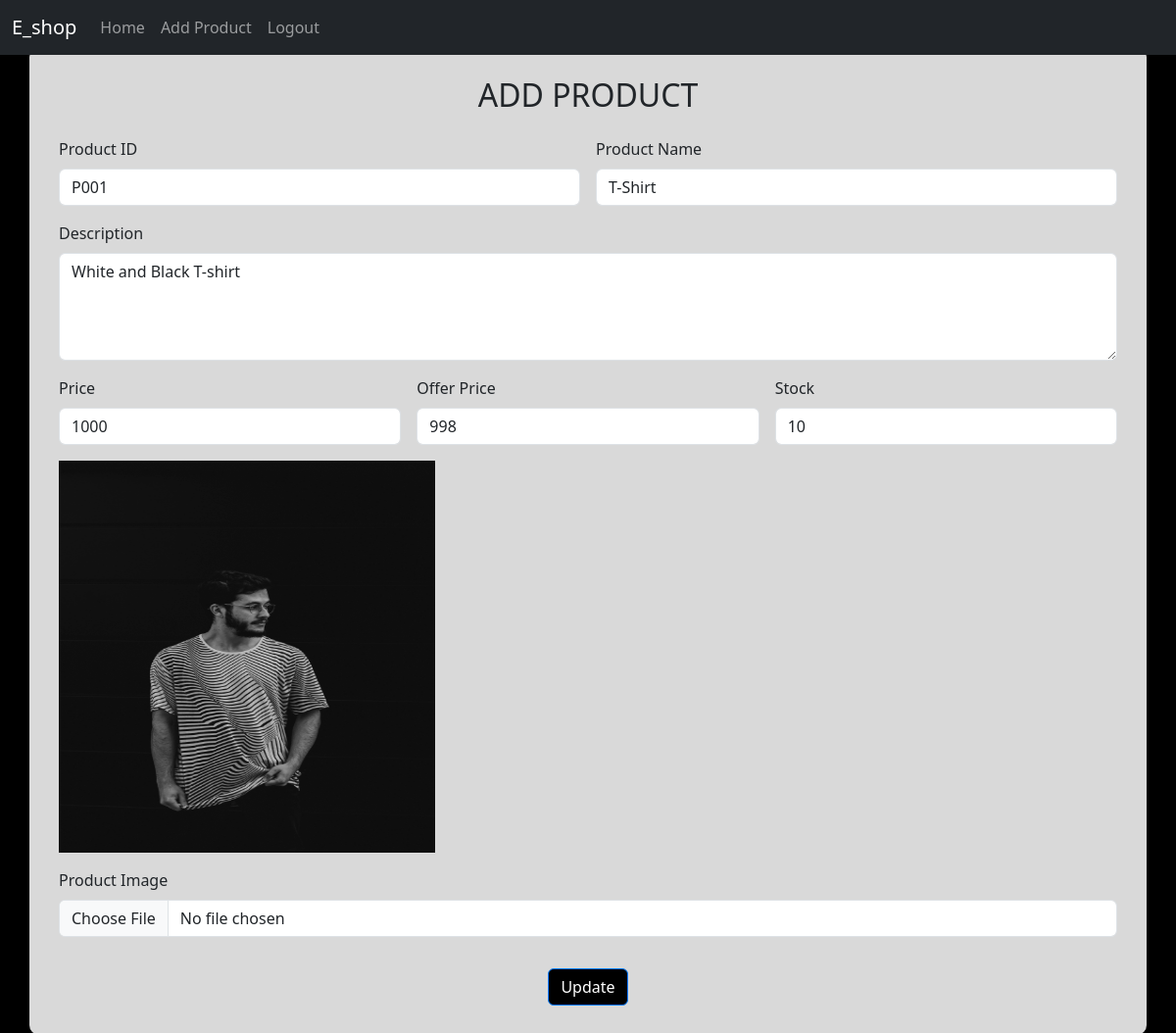
Screenshot of /edit_product/1 with the database file from the repository.
### app/models.py (models this page shows)
class Product(models.Model):
    pid=models.TextField()
    name=models.TextField()
    dis=models.TextField()
    price=models.IntegerField()
    offer_price=models.IntegerField()
    stock=models.IntegerField()
    img=models.FileField()

### app/views.py (the view)
# urls.py: path('edit_product/<pid>',views.edit_product),
def edit_product(req,pid):
    if req.method=='POST':
        p_id=req.POST['pid']
        name=req.POST['name']
        dis=req.POST['dis']
        price=req.POST['price']
        off_price=req.POST['offer_price']
        stock=req.POST['stock']
        file=req.FILES.get('img')
        if file:
            Product.objects.filter(pk=pid).update(pid=p_id,name=name,
                                        dis=dis,price=price,
                                        offer_price=off_price,
                                        stock=stock)
            data=Product.objects.get(pk=pid)
            data.img=file
            data.save()
        else:
            Product.objects.filter(pk=pid).update(pid=p_id,name=name,
                                        dis=dis,price=price,
                                        offer_price=off_price,
                                        stock=stock)
        return redirect(shop_home)
    else:
        data=Product.objects.get(pk=pid)
        return render(req,'shop/edit.html',{'data':data})

### template/shop/edit.html (shortened to what this page needs)
<!DOCTYPE html>
<html lang="en">
<head>
    {% load static %}
    <link href="https://cdn.jsdelivr.net/npm/bootstrap@5.3.0/dist/css/bootstrap.min.css" rel="stylesheet">
</head>
<body>
    <nav class="navbar navbar-expand-sm bg-dark navbar-dark fixed-top">
        <div class="container-fluid">
                <a class="navbar-brand" href="">E_shop</a>
                <div class="collapse navbar-collapse" id="collapsibleNavbar">
                  <ul class="navbar-nav">
                    <li class="nav-item">
                      <a class="nav-link" href="">Home</a>
                    </li>
                    <li class="nav-item">
                      <a class="nav-link" href="">Add Product</a>
                    </li>
                    <li class="nav-item">
                      <a class="nav-link" href="">Logout</a>
                    </li>
                  </ul>
                </div>
              </div>
      </nav>
    <div class="container my-5">
        <h2 class="text-center mb-4">ADD PRODUCT</h2>
        <form action="" method="POST" class="row g-3" enctype="multipart/form-data">
            <div class="col-md-6">
                <label for="pid" class="form-label">Product ID</label>
                <input type="text" class="form-control" id="pid" name="pid" required value="{{data.pid}}">
            </div>
            <div class="col-md-6">
                <label for="name" class="form-label">Product Name</label>
                <input type="text" class="form-control" id="name" name="name" required value="{{data.name}}">
            </div>
            <div class="col-12">
                <label for="dis" class="form-label">Description</label>
                <textarea class="form-control" id="dis" name="dis" rows="4" required>{{data.dis}}</textarea>
            </div>
            <div class="col-md-4">
                <label for="price" class="form-label">Price</label>
                <input type="number" class="form-control" id="price" name="price" required value="{{data.price}}">
            </div>
            <div class="col-md-4">
                <label for="offer_price" class="form-label">Offer Price</label>
                <input type="number" class="form-control" id="offer_price" name="offer_price" value="{{data.offer_price}}">
            </div>
            <div class="col-md-4">
                <label for="stock" class="form-label">Stock</label>
                <input type="number" class="form-control" id="stock" name="stock" required value="{{data.stock}}">
            </div>
            <img src="{{data.img.url}}" alt="" style="height: 400px;width: 400px;">
            <div class="col-12">
                <label for="img" class="form-label">Product Image</label>
                <input type="file" class="form-control" id="img" name="img" >
            </div>
            <div class="col-12 text-center">
                <button type="submit" class="btn btn-primary mt-3">Update</button>
            </div>
        </form>
    </div>
</body>
</html>

### template/shop/edit.html (style rules this page uses)
body { background-color: black; }
.container { background-color: rgba(255, 255, 255, 0.85); padding: 30px; border-radius: 10px; box-shadow: 0px 4px 8px rgba(0, 0, 0, 0.1); }
.btn-primary { background-color: #000000; border-color: #007bff; }

### rows the page displays
Product: pid "P001", name "T-Shirt", dis "White and Black T-shirt", price "1000", offer_price "998", stock "10", img (picture)
